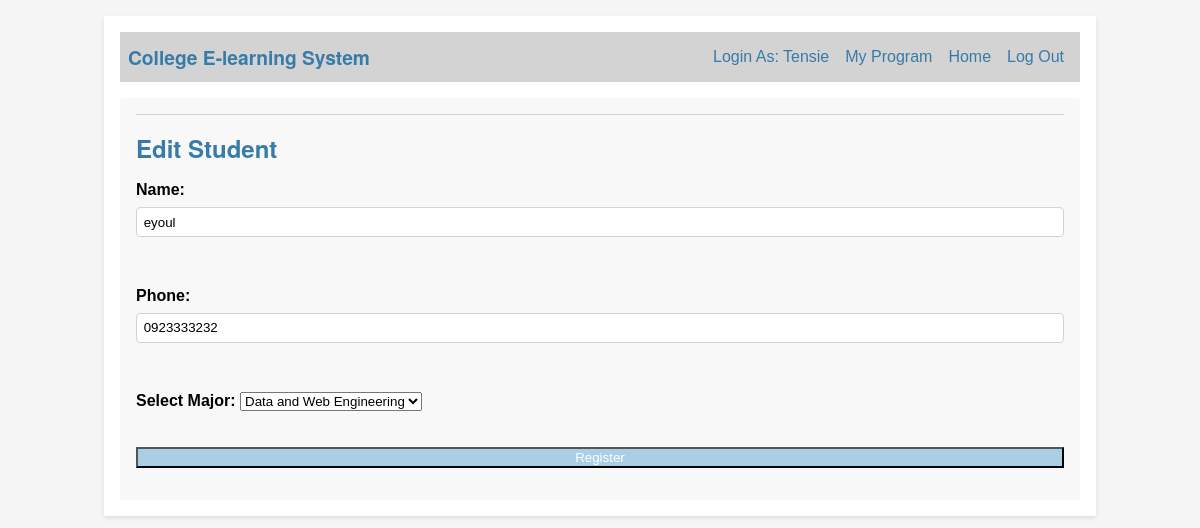
The app's page /edit_stu/2 (signed in), older data.
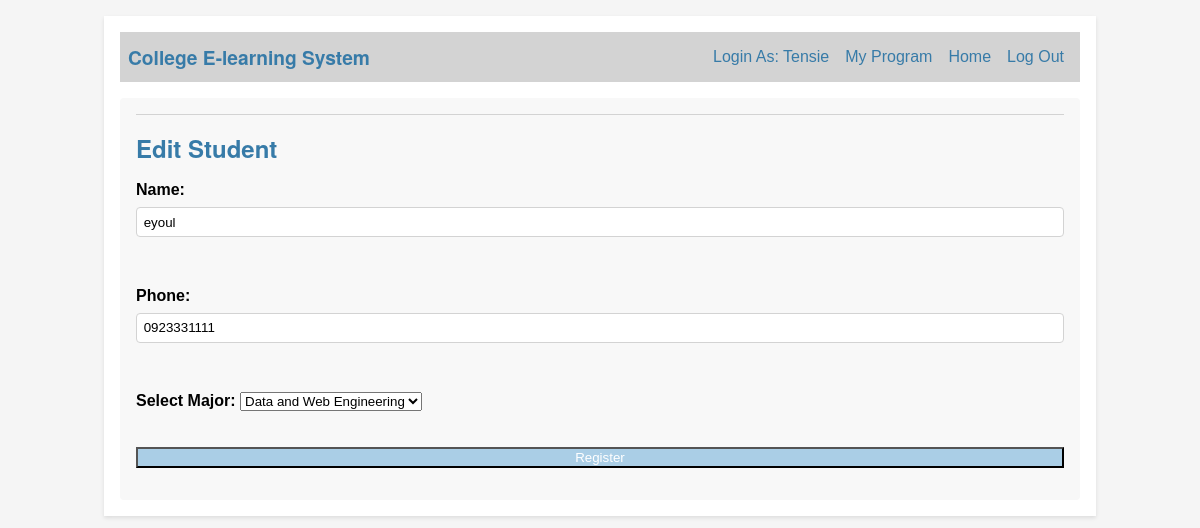
The same page, newer data.
### tables this page shows
CREATE TABLE users (
  id INTEGER PRIMARY KEY AUTOINCREMENT,
  name TEXT NOT NULL,
  phone TEXT NOT NULL,
  email TEXT UNIQUE NOT NULL,
  password TEXT NOT NULL,
  role_id INTEGER NOT NULL,
  FOREIGN KEY (role_id) REFERENCES roles(id)
);

### elearning/report.py (the view, shortened to what this page needs)
@bp.route('/edit_stu/<int:user_id>', methods=['GET', 'POST'])
@login_required
def edit_stu(user_id):
    db = get_db()
    majors = db.execute('SELECT id, name FROM major').fetchall()
    user = db.execute(
        'SELECT u.id, u.name, u.phone, u.email, m.name AS major_name, s.major_id '
        'FROM users u '
        'JOIN students s ON u.id = s.user_id '
        'JOIN major m ON s.major_id = m.id '
        'WHERE u.id = ?',
        (user_id,)
    ).fetchone()
    if user is None:
        return redirect(url_for('view_stu'))
    return render_template('report/edit_stu.html', user=user, majors=majors)

### elearning/auth.py (called while the page is built)
@bp.before_app_request
def load_logged_in_user():
    user_id = session.get('user_id')
    if user_id is None:
        g.user = None
    else:
        g.user = get_db().execute(
            'SELECT * FROM users WHERE id = ?', (user_id,)
        ).fetchone()

def login_required(view):
    @functools.wraps(view)
    def wrapped_view(**kwargs):
        if g.user is None:
            return redirect(url_for('auth.login'))
        return view(**kwargs)
    return wrapped_view

### elearning/db.py (called while the page is built)
def get_db():
    if 'db' not in g:
        g.db = sqlite3.connect(
            current_app.config['DATABASE'],
            detect_types=sqlite3.PARSE_DECLTYPES
        )
        g.db.row_factory = sqlite3.Row
    return g.db

### elearning/templates/report/edit_stu.html (shortened to what this page needs)
{% extends 'base.html' %}
{% block content %}
  </head>
  <body>
    <h1>Edit Student</h1>
    <form method="post">
      <label for="name">Name:</label>
      <input type="text" id="name" name="name" value="{{ user.name }}"><br><br>
      <label for="phone">Phone:</label>
      <input type="text" id="phone" name="phone" value="{{ user.phone }}"><br><br>
      <div class="form-group">
        <label for="major_id">Select Major:</label>
        <select name="major_id" id="major_id" class="form-control">
          {% for major in majors %}
            <option value="{{ major.id }}">{{ major.name }}</option>
          {% endfor %}
        </select>
      </div>
      <br>
      <br>
      <button type="submit" class="btn btn-primary">Register</button>
    </form>
{% endblock %}

Row changes from the older to the newer data that the page shows:
changed users "eyoul": phone "0923333232" → "0923331111"
